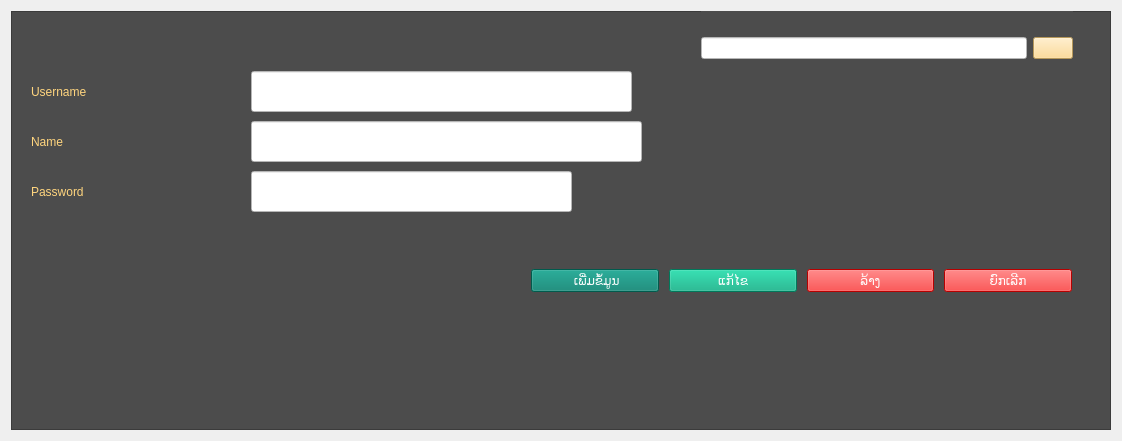
<?xml version="1.0" encoding="UTF-8"?>
<ui version="4.0">
 <class>frm_popup_user</class>
 <widget class="QWidget" name="frm_popup_user">
  <property name="geometry">
   <rect>
    <x>0</x>
    <y>0</y>
    <width>1122</width>
    <height>441</height>
   </rect>
  </property>
  <property name="windowTitle">
   <string>Form User</string>
  </property>
  <layout class="QGridLayout" name="gridLayout" rowstretch="2">
   <property name="topMargin">
    <number>11</number>
   </property>
   <property name="bottomMargin">
    <number>11</number>
   </property>
   <property name="verticalSpacing">
    <number>0</number>
   </property>
   <item row="0" column="0">
    <widget class="QFrame" name="frame">
     <property name="styleSheet">
      <string notr="true">color: rgb(255, 213, 126);
background-color: rgb(202, 202, 202);
background-color: rgb(76, 76, 76);</string>
     </property>
     <property name="frameShape">
      <enum>QFrame::StyledPanel</enum>
     </property>
     <property name="frameShadow">
      <enum>QFrame::Raised</enum>
     </property>
     <widget class="QLabel" name="lbl_ID">
      <property name="geometry">
       <rect>
        <x>1150</x>
        <y>50</y>
        <width>61</width>
        <height>31</height>
       </rect>
      </property>
      <property name="styleSheet">
       <string notr="true">color: rgb(68, 80, 105);</string>
      </property>
      <property name="text">
       <string/>
      </property>
     </widget>
     <widget class="QWidget" name="widget" native="true">
      <property name="geometry">
       <rect>
        <x>690</x>
        <y>0</y>
        <width>372</width>
        <height>75</height>
       </rect>
      </property>
      <layout class="QHBoxLayout" name="horizontalLayout">
       <item>
        <widget class="QLineEdit" name="txt_search">
         <property name="styleSheet">
          <string notr="true">background-color: rgb(255, 255, 255);
font: 18pt &quot;Phetsarath OT&quot;;
color: rgb(0, 0, 0);</string>
         </property>
        </widget>
       </item>
       <item>
        <widget class="QPushButton" name="btn_search">
         <property name="styleSheet">
          <string notr="true">background-color: rgb(255, 213, 126);
color: rgb(0, 0, 0);
font: 18pt &quot;Phetsarath OT&quot;;</string>
         </property>
         <property name="text">
          <string/>
         </property>
         <property name="icon">
          <iconset>
           <normaloff>../../../Users/AlexP/PycharmProjects/pythonProject/PythonPOS/icon/search-alt-regular-60.png</normaloff>../../../Users/AlexP/PycharmProjects/pythonProject/PythonPOS/icon/search-alt-regular-60.png</iconset>
         </property>
         <property name="iconSize">
          <size>
           <width>40</width>
           <height>40</height>
          </size>
         </property>
        </widget>
       </item>
      </layout>
     </widget>
     <widget class="QLineEdit" name="txt_name">
      <property name="geometry">
       <rect>
        <x>240</x>
        <y>110</y>
        <width>391</width>
        <height>41</height>
       </rect>
      </property>
      <property name="font">
       <font>
        <family>Phetsarath OT</family>
        <pointsize>12</pointsize>
        <weight>50</weight>
        <italic>false</italic>
        <bold>false</bold>
        <stylestrategy>PreferAntialias</stylestrategy>
       </font>
      </property>
      <property name="layoutDirection">
       <enum>Qt::RightToLeft</enum>
      </property>
      <property name="styleSheet">
       <string notr="true">background-color: rgb(255, 255, 255);
color: rgb(0, 0, 0);
font: 12pt &quot;Phetsarath OT&quot;;</string>
      </property>
      <property name="text">
       <string/>
      </property>
      <property name="dragEnabled">
       <bool>false</bool>
      </property>
      <property name="placeholderText">
       <string/>
      </property>
      <property name="cursorMoveStyle">
       <enum>Qt::LogicalMoveStyle</enum>
      </property>
     </widget>
     <widget class="QLabel" name="label_18">
      <property name="geometry">
       <rect>
        <x>20</x>
        <y>110</y>
        <width>161</width>
        <height>41</height>
       </rect>
      </property>
      <property name="styleSheet">
       <string notr="true">font: 18pt &quot;Phetsarath OT&quot;;
color: rgb(255, 213, 126);
</string>
      </property>
      <property name="text">
       <string>Name</string>
      </property>
     </widget>
     <widget class="QWidget" name="horizontalLayoutWidget">
      <property name="geometry">
       <rect>
        <x>520</x>
        <y>230</y>
        <width>541</width>
        <height>80</height>
       </rect>
      </property>
      <layout class="QHBoxLayout" name="horizontalLayout_2">
       <property name="spacing">
        <number>10</number>
       </property>
       <item>
        <widget class="QPushButton" name="btn_insert">
         <property name="enabled">
          <bool>true</bool>
         </property>
         <property name="styleSheet">
          <string notr="true">background-color: rgb(0, 127, 108);
color: rgb(255, 255, 255);
font: 18pt &quot;Phetsarath OT&quot;;</string>
         </property>
         <property name="text">
          <string> ເພີ່ມຂໍ້ມູນ</string>
         </property>
         <property name="iconSize">
          <size>
           <width>20</width>
           <height>20</height>
          </size>
         </property>
        </widget>
       </item>
       <item>
        <widget class="QPushButton" name="btn_edit">
         <property name="styleSheet">
          <string notr="true">background-color: rgb(255, 255, 255);
color: rgb(255, 255, 255);
background-color: rgb(0, 170, 127);
font: 18pt &quot;Phetsarath OT&quot;;</string>
         </property>
         <property name="text">
          <string>ແກ້ໄຂ</string>
         </property>
         <property name="iconSize">
          <size>
           <width>25</width>
           <height>25</height>
          </size>
         </property>
        </widget>
       </item>
       <item>
        <widget class="QPushButton" name="btn_clear">
         <property name="styleSheet">
          <string notr="true">background-color: rgb(255, 255, 255);
color: rgb(255, 255, 255);
background-color: rgb(255, 0, 0);
font: 18pt &quot;Phetsarath OT&quot;;</string>
         </property>
         <property name="text">
          <string>ລ້າງ</string>
         </property>
         <property name="iconSize">
          <size>
           <width>25</width>
           <height>25</height>
          </size>
         </property>
        </widget>
       </item>
       <item>
        <widget class="QPushButton" name="btn_cancel">
         <property name="styleSheet">
          <string notr="true">background-color: rgb(255, 255, 255);
color: rgb(255, 255, 255);
background-color: rgb(255, 0, 0);
font: 18pt &quot;Phetsarath OT&quot;;</string>
         </property>
         <property name="text">
          <string>ຍົກເລີກ</string>
         </property>
         <property name="iconSize">
          <size>
           <width>25</width>
           <height>25</height>
          </size>
         </property>
        </widget>
       </item>
      </layout>
     </widget>
     <widget class="QLabel" name="lbl_did_">
      <property name="geometry">
       <rect>
        <x>1110</x>
        <y>100</y>
        <width>81</width>
        <height>41</height>
       </rect>
      </property>
      <property name="styleSheet">
       <string notr="true">color: rgb(1, 114, 127);
color: rgb(255, 0, 0);</string>
      </property>
      <property name="text">
       <string/>
      </property>
     </widget>
     <widget class="QLabel" name="label_22">
      <property name="geometry">
       <rect>
        <x>20</x>
        <y>60</y>
        <width>221</width>
        <height>41</height>
       </rect>
      </property>
      <property name="styleSheet">
       <string notr="true">font: 18pt &quot;Phetsarath OT&quot;;
color: rgb(255, 213, 126);
</string>
      </property>
      <property name="text">
       <string>Username</string>
      </property>
     </widget>
     <widget class="QLineEdit" name="txt_username">
      <property name="geometry">
       <rect>
        <x>240</x>
        <y>60</y>
        <width>381</width>
        <height>41</height>
       </rect>
      </property>
      <property name="font">
       <font>
        <family>Phetsarath OT</family>
        <pointsize>12</pointsize>
        <weight>50</weight>
        <italic>false</italic>
        <bold>false</bold>
        <stylestrategy>PreferAntialias</stylestrategy>
       </font>
      </property>
      <property name="layoutDirection">
       <enum>Qt::RightToLeft</enum>
      </property>
      <property name="styleSheet">
       <string notr="true">background-color: rgb(255, 255, 255);
color: rgb(0, 0, 0);
font: 12pt &quot;Phetsarath OT&quot;;</string>
      </property>
      <property name="text">
       <string/>
      </property>
      <property name="dragEnabled">
       <bool>false</bool>
      </property>
      <property name="placeholderText">
       <string/>
      </property>
      <property name="cursorMoveStyle">
       <enum>Qt::LogicalMoveStyle</enum>
      </property>
     </widget>
     <widget class="QLabel" name="label_21">
      <property name="geometry">
       <rect>
        <x>20</x>
        <y>160</y>
        <width>161</width>
        <height>41</height>
       </rect>
      </property>
      <property name="styleSheet">
       <string notr="true">font: 18pt &quot;Phetsarath OT&quot;;
color: rgb(255, 213, 126);
</string>
      </property>
      <property name="text">
       <string>Password</string>
      </property>
     </widget>
     <widget class="QLineEdit" name="txt_password">
      <property name="geometry">
       <rect>
        <x>240</x>
        <y>160</y>
        <width>321</width>
        <height>41</height>
       </rect>
      </property>
      <property name="font">
       <font>
        <family>Phetsarath OT</family>
        <pointsize>12</pointsize>
        <weight>50</weight>
        <italic>false</italic>
        <bold>false</bold>
        <stylestrategy>PreferAntialias</stylestrategy>
       </font>
      </property>
      <property name="layoutDirection">
       <enum>Qt::RightToLeft</enum>
      </property>
      <property name="styleSheet">
       <string notr="true">background-color: rgb(255, 255, 255);
color: rgb(0, 0, 0);
font: 12pt &quot;Phetsarath OT&quot;;</string>
      </property>
      <property name="text">
       <string/>
      </property>
      <property name="dragEnabled">
       <bool>false</bool>
      </property>
      <property name="placeholderText">
       <string/>
      </property>
      <property name="cursorMoveStyle">
       <enum>Qt::LogicalMoveStyle</enum>
      </property>
     </widget>
    </widget>
   </item>
  </layout>
 </widget>
 <resources/>
 <connections/>
</ui>
